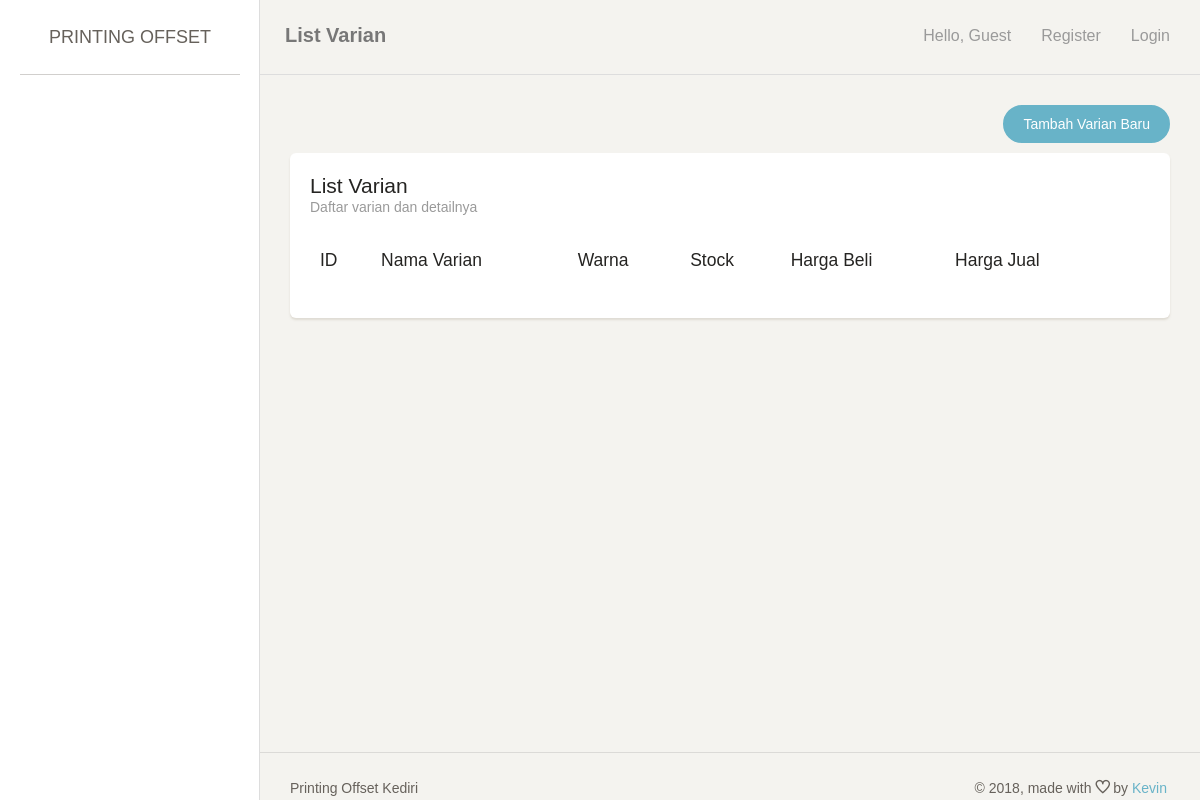
/index.php/barang, run on an earlier commit of the app's database.
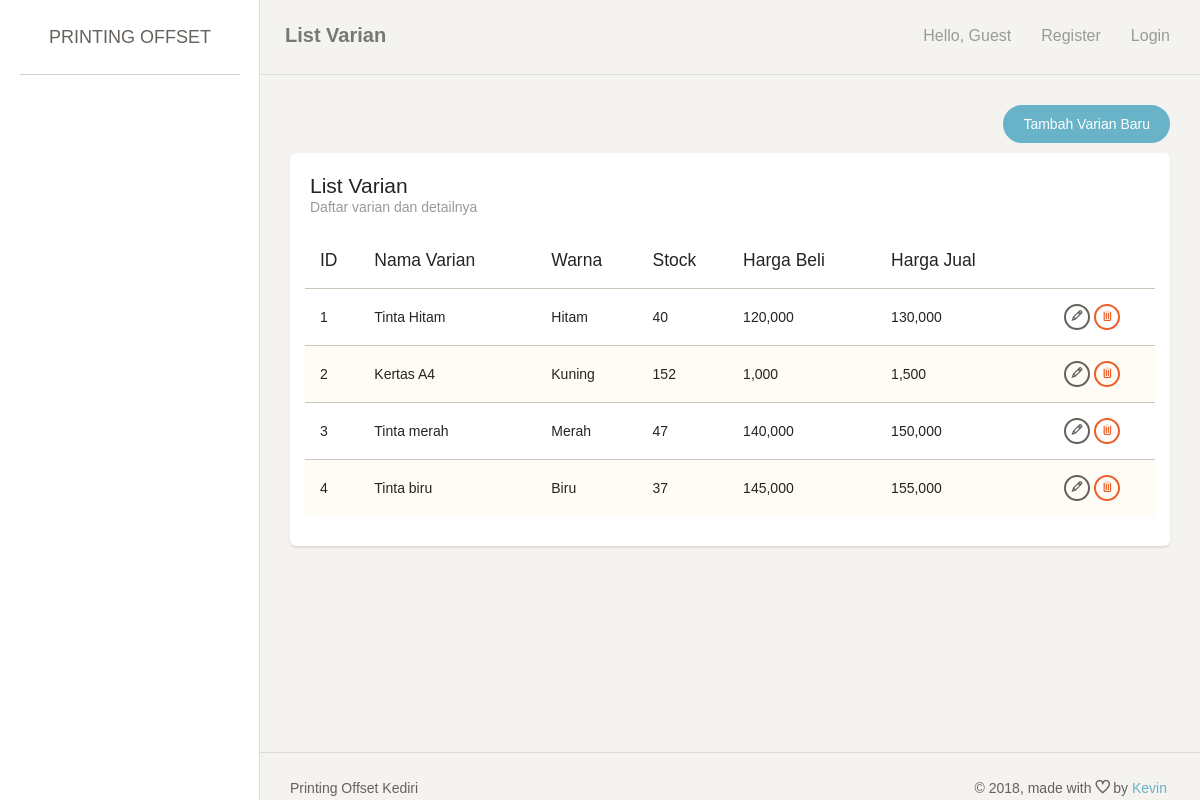
And on a later commit of the database.
### tables this page shows
CREATE TABLE `varian` (
  `id_varian` int(11) NOT NULL,
  `id_jenis_barang` int(11) NOT NULL,
  `id_ukuran_kertas` int(11) DEFAULT NULL,
  `id_jenis_kertas` int(11) DEFAULT NULL,
  `nama_varian` varchar(255) DEFAULT NULL,
  `jumlah` int(11) DEFAULT NULL,
  `stock_awal` int(11) DEFAULT NULL,
  `stock` int(11) DEFAULT NULL,
  `warna` varchar(100) DEFAULT NULL,
  `harga_beli` int(11) DEFAULT NULL,
  `harga_jual` int(11) DEFAULT NULL,
  `warning` int(11) NOT NULL DEFAULT '100'
);

### application/controllers/Barang.php (called while the page is built, shortened)
<?php
class Barang extends CI_Controller {
	public function index() {
		$this->lst();
	}
	public function lst() {
		if ($_SESSION['printer']['user']['role'] == 0){
			$data['page_title'] = 'List Varian';
			$data['page_note'] = 'Daftar varian dan detailnya';
			$data['row'] = $this->MBarang->getAllWithParent();
			$this->load->view('header', $data);
			$this->load->view('barang_list', $data);
			$this->load->view('footer', $data);
		} else {
			redirect('login');
		}
	}
}

### index.php (called while the page is built, shortened)
<?php
require_once BASEPATH.'core/CodeIgniter.php';

### application/models/Barang_model.php (called while the page is built, shortened)
<?php
class Barang_model extends CI_Model {
	public function getAllWithParent() {
		$this->db->from('varian v, jenis_barang jb, ukuran_kertas uk, jenis_kertas jk');
		$this->db->where('v.id_jenis_barang = jb.id_jenis_barang');
		$this->db->where('v.id_ukuran_kertas = uk.id_ukuran_kertas');
		$this->db->where('v.id_jenis_kertas = jk.id_jenis_kertas');
		$this->db->order_by('v.id_varian', 'asc');
		return $this->db->get()->result_array();
	}
}

### application/views/barang_list.php (the view, shortened to what this page needs)
<div class="content">
    <div class="container-fluid">
        <div class="row">
            <div class="col-md-12">
                <div align="right" style="margin-bottom: 10px;">
                    <a href="<?= site_url('barang/add'); ?>" class="btn btn-info btn-fill btn-wd" >Tambah Varian Baru</a>
                </div>
                <div class="card">
                    <div class="header">
                        <h4 class="title"><?= $page_title; ?></h4>
                        <p class="category"><?= $page_note; ?></p>
                    </div>
                    <div class="content table-responsive">
                        <table id="myTable" class="table table-striped">
                            <thead><tr>
                                <th>ID</th>
                                <th>Nama Varian</th>
                                <th>Warna</th>
                                <th>Stock</th>
                                <th>Harga Beli</th>
                                <th>Harga Jual</th>
                                <th></th>
                            </tr></thead>
                            <tbody>
                                <?php foreach ($row as $key => $value) {
                                    ?>
                                    <tr>
                                        <td><?= $value['id_varian']; ?></td>
                                        <td><?= $value['nama_varian']; ?></td>
                                        <td><?= $value['warna']; ?></td>
                                        <td><?= $value['stock']; ?></td>
                                        <td><?= number_format($value['harga_beli']); ?></td>
                                        <td><?= number_format($value['harga_jual']); ?></td>
                                        <td align="center">
                                            <a href="<?= site_url('barang/edit/'.$value['id_varian']); ?>" class="btn btn-waning btn-xs"><span class="ti-pencil" title="Edit"></span></a>
                                            <a href="<?= site_url('barang/delete/'.$value['id_varian']); ?>" class="btn btn-danger btn-xs"><span class="ti-trash" title="Delete"></span></a>
                                        </td>
                                    </tr>
                                    <?php
                                } ?>
                            </tbody>
                        </table>
                    </div>
                </div>
            </div>
        </div>
    </div>
</div>

What changed in the data, as far as the page shows it:
added varian: id_varian "1", nama_varian "Tinta Hitam", warna "Hitam", stock "40", harga_beli "120,000", harga_jual "130,000"
added varian: id_varian "2", nama_varian "Kertas A4", warna "Kuning", stock "152", harga_beli "1,000", harga_jual "1,500"
added varian: id_varian "3", nama_varian "Tinta merah", warna "Merah", stock "47", harga_beli "140,000", harga_jual "150,000"
added varian: id_varian "4", nama_varian "Tinta biru", warna "Biru", stock "37", harga_beli "145,000", harga_jual "155,000"
